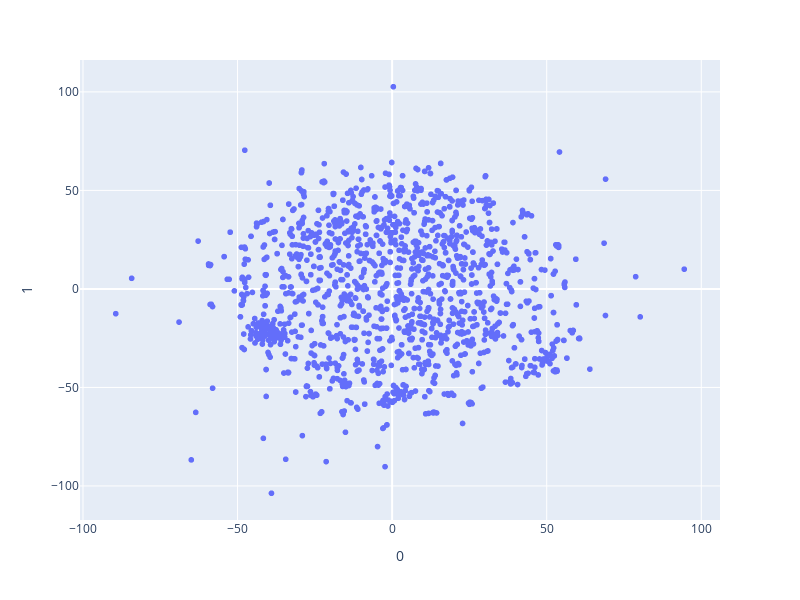

Here is the notebook cell this chart was saved with:
### Code cell
txt = df_['summary'].str.wrap(50)
txt = txt.str.replace('\n','<br>')

tsne_ = TSNE(n_components=2, random_state=0)
projections = tsne_.fit_transform(x)

fig = px.scatter(projections,
                 x=0, y=1, #color = df['clean_url'],
                 hover_name = df_['clean_url'],
                 hover_data = [df_['title']],
                 width = 800, height = 600,
                 )

fig.show()

### Figure 1 — Plotly figure (JSON) as saved in the notebook; plotly's stock layout.template omitted (floating-point values rounded to 4 significant figures; data arrays with more than 128 entries replaced by an {"elided": "..."} marker saying what was removed)
{"data": [{"customdata": {"elided": "1613x1 str values"}, "hovertemplate": "<b>%{hovertext}</b><br><br>0=%{x}<br>1=%{y}<br>hover_data_0=%{customdata[0]}<extra></extra>", "hovertext": {"elided": "1613 str values"}, "legendgroup": "", "marker": {"color": "#636efa", "symbol": "circle"}, "mode": "markers", "name": "", "showlegend": false, "type": "scattergl", "x": {"elided": "1613 float values"}, "xaxis": "x", "y": {"elided": "1613 float values"}, "yaxis": "y"}], "layout": {"height": 600, "legend": {"tracegroupgap": 0}, "margin": {"t": 60}, "width": 800, "xaxis": {"anchor": "y", "autorange": true, "domain": [0, 1], "range": [-101.0, 106.1], "title": {"text": "0"}, "type": "linear"}, "yaxis": {"anchor": "x", "autorange": true, "domain": [0, 1], "range": [-117.3, 116.2], "title": {"text": "1"}, "type": "linear"}}}
